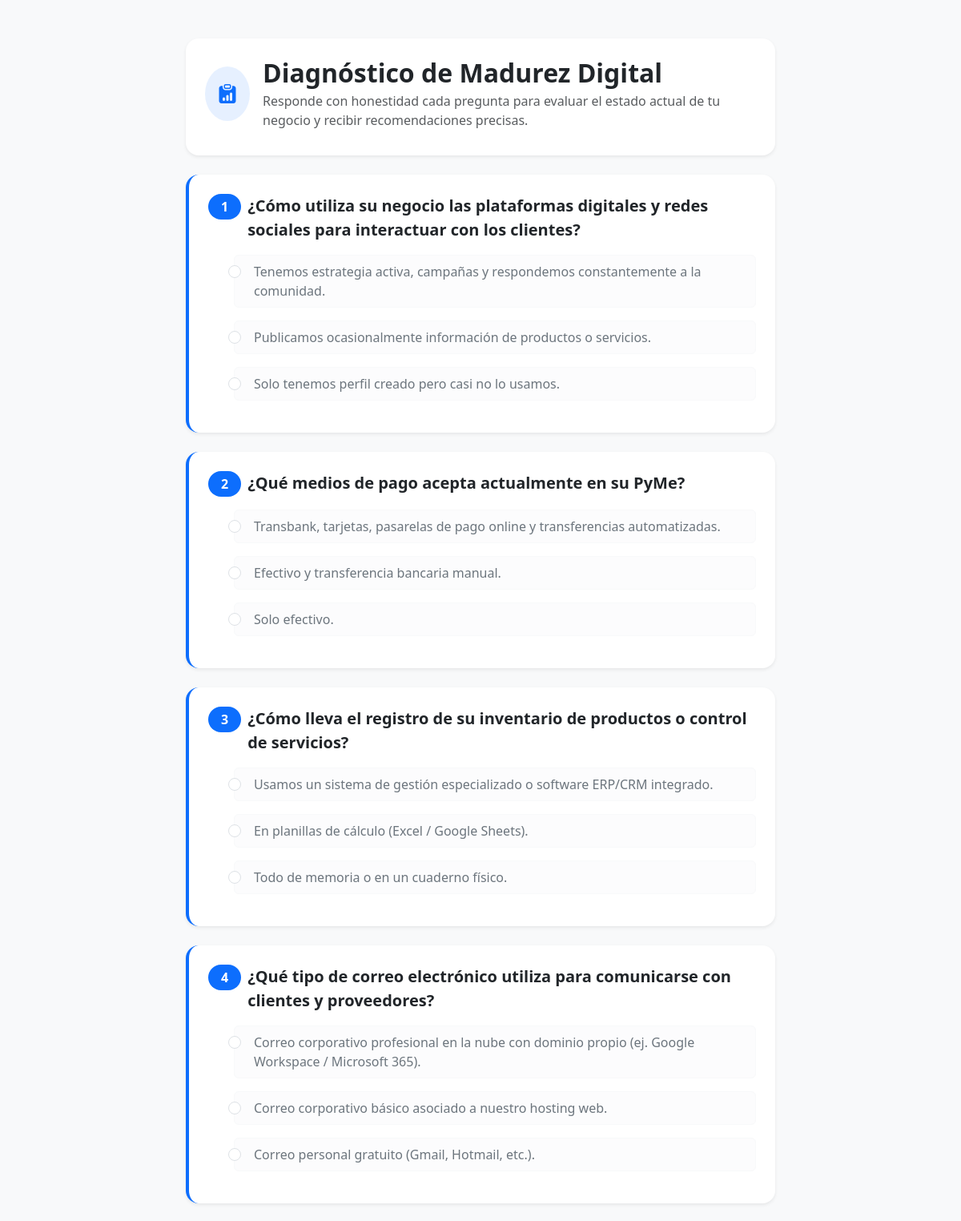
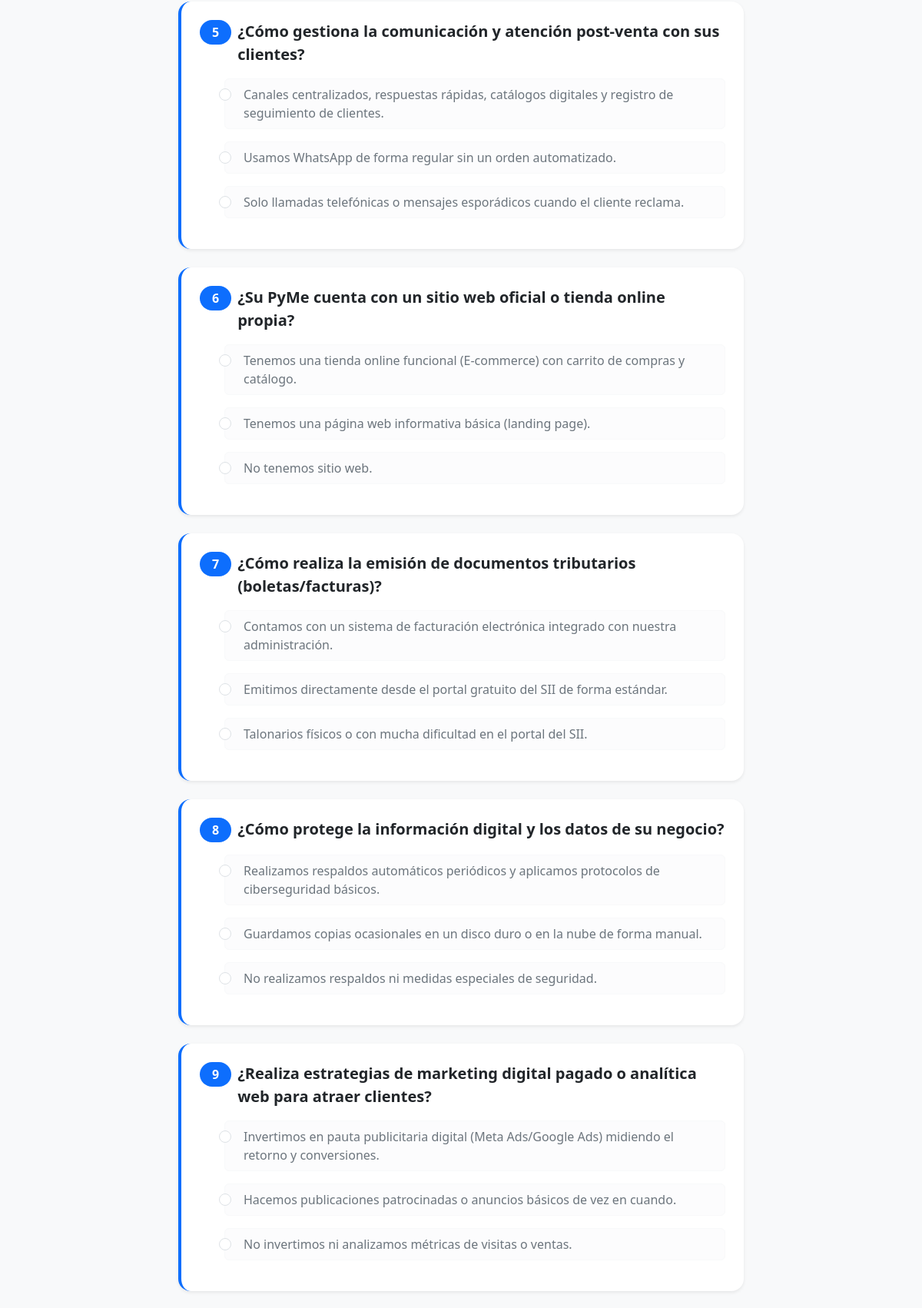
The page /pyme/2/diagnostico/ (upper part) on the database its author committed (2 pictures, top to bottom).
### prisma/models.py (models this page shows, shortened)
class Pregunta(models.Model):
    enunciado = models.TextField()
    categoria = models.CharField(max_length=100)

class Opcion(models.Model):
    pregunta = models.ForeignKey(Pregunta, on_delete=models.CASCADE, related_name='opciones')
    texto_opcion = models.CharField(max_length=255) # Ej: "Lo hacemos todo en un cuaderno"
    puntaje = models.IntegerField(default=1)         # El puntaje oculto (ej: 1, 3, 5)

### prisma/views.py (the view, shortened to what this page needs)
# urls.py: path('pyme/<int:pyme_id>/diagnostico/', views.realizar_diagnostico, name='realizar_diagnostico'),
def realizar_diagnostico(request, pyme_id):
    pyme = get_object_or_404(Pyme, id=pyme_id)
    preguntas = Pregunta.objects.all()
    return render(request, 'prisma/realizar_diagnostico.html', {
        'pyme': pyme,
        'preguntas': preguntas
    })

### prisma/templates/prisma/realizar_diagnostico.html (shortened to what this page needs)
<!DOCTYPE html>
<html lang="es">
<head>
    <link href="https://cdn.jsdelivr.net/npm/bootstrap@5.3.0/dist/css/bootstrap.min.css" rel="stylesheet">
    <link rel="stylesheet" href="https://cdn.jsdelivr.net/npm/bootstrap-icons@1.10.5/font/bootstrap-icons.css">
</head>
<body class="bg-light py-5">
    <div class="container">
        <div class="row justify-content-center mb-4">
            <div class="col-lg-8">
                <div class="card shadow-sm border-0 p-4 bg-white rounded-4">
                    <div class="d-flex align-items-center mb-2">
                        <div class="bg-primary bg-opacity-10 p-3 rounded-circle text-primary me-3 fs-4">
                            <i class="bi bi-clipboard-data-fill"></i>
                        </div>
                        <div>
                            <h2 class="fw-bold text-dark mb-1">Diagnóstico de Madurez Digital</h2>
                            <p class="text-muted mb-0">Responde con honestidad cada pregunta para evaluar el estado actual de tu negocio y recibir recomendaciones precisas.</p>
                        </div>
                    </div>
                </div>
            </div>
        </div>
        <div class="row justify-content-center">
            <div class="col-lg-8">
                <form method="POST">
                    {% for pregunta in preguntas %}
                        <div class="card question-card shadow-sm border-0 p-4 mb-4 rounded-4 bg-white">
                            <div class="d-flex align-items-start mb-3">
                                <span class="badge bg-primary rounded-pill me-2 fs-6 px-3 py-2">{{ forloop.counter }}</span>
                                <h5 class="fw-bold text-dark mb-0 lh-base">{{ pregunta.enunciado }}</h5>
                            </div>
                            <div class="ms-4 ps-2">
                                {% for opcion in pregunta.opciones.all %}
                                    <div class="form-check mb-3 py-2 px-3 rounded border border-light bg-light-subtle transition-all">
                                        <input class="form-check-input mt-1" type="radio" name="pregunta_{{ pregunta.id }}" value="{{ opcion.id }}" id="opcion_{{ opcion.id }}" required style="cursor: pointer;">
                                        <label class="form-check-label text-secondary ms-2 w-100" for="opcion_{{ opcion.id }}" style="cursor: pointer;">
                                            {{ opcion.texto_opcion }}
                                        </label>
                                    </div>
                                {% endfor %}
                            </div>
                        </div>
                    {% endfor %}
                </form>
            </div>
        </div>
    </div>
</body>
</html>

### prisma/templates/prisma/realizar_diagnostico.html (style rules this page uses)
.question-card { transition: all 0.2s ease-in-out; border-left: 4px solid #0d6efd !important; }

### rows shown on the page
Pregunta: enunciado "¿Cómo utiliza su negocio las plataformas digitales y redes sociales para interactuar con los clientes?"
Opcion: texto_opcion "Tenemos estrategia activa, campañas y respondemos constantemente a la comunidad."
Opcion: texto_opcion "Publicamos ocasionalmente información de productos o servicios."
Opcion: texto_opcion "Solo tenemos perfil creado pero casi no lo usamos."
Pregunta: enunciado "¿Qué medios de pago acepta actualmente en su PyMe?"
Opcion: texto_opcion "Transbank, tarjetas, pasarelas de pago online y transferencias automatizadas."
Opcion: texto_opcion "Efectivo y transferencia bancaria manual."
Opcion: texto_opcion "Solo efectivo."
Pregunta: enunciado "¿Cómo lleva el registro de su inventario de productos o control de servicios?"
Opcion: texto_opcion "Usamos un sistema de gestión especializado o software ERP/CRM integrado."
Opcion: texto_opcion "En planillas de cálculo (Excel / Google Sheets)."
Opcion: texto_opcion "Todo de memoria o en un cuaderno físico."
Pregunta: enunciado "¿Qué tipo de correo electrónico utiliza para comunicarse con clientes y proveedores?"
Opcion: texto_opcion "Correo corporativo profesional en la nube con dominio propio (ej. Google Workspace / Microsoft 365)."
Opcion: texto_opcion "Correo corporativo básico asociado a nuestro hosting web."
Opcion: texto_opcion "Correo personal gratuito (Gmail, Hotmail, etc.)."
Pregunta: enunciado "¿Cómo gestiona la comunicación y atención post-venta con sus clientes?"
Opcion: texto_opcion "Canales centralizados, respuestas rápidas, catálogos digitales y registro de seguimiento de clientes."
Opcion: texto_opcion "Usamos WhatsApp de forma regular sin un orden automatizado."
Opcion: texto_opcion "Solo llamadas telefónicas o mensajes esporádicos cuando el cliente reclama."
Pregunta: enunciado "¿Su PyMe cuenta con un sitio web oficial o tienda online propia?"
Opcion: texto_opcion "Tenemos una tienda online funcional (E-commerce) con carrito de compras y catálogo."
Opcion: texto_opcion "Tenemos una página web informativa básica (landing page)."
Opcion: texto_opcion "No tenemos sitio web."
Pregunta: enunciado "¿Cómo realiza la emisión de documentos tributarios (boletas/facturas)?"
Opcion: texto_opcion "Contamos con un sistema de facturación electrónica integrado con nuestra administración."
Opcion: texto_opcion "Emitimos directamente desde el portal gratuito del SII de forma estándar."
Opcion: texto_opcion "Talonarios físicos o con mucha dificultad en el portal del SII."
Pregunta: enunciado "¿Cómo protege la información digital y los datos de su negocio?"
Opcion: texto_opcion "Realizamos respaldos automáticos periódicos y aplicamos protocolos de ciberseguridad básicos."
Opcion: texto_opcion "Guardamos copias ocasionales en un disco duro o en la nube de forma manual."
Opcion: texto_opcion "No realizamos respaldos ni medidas especiales de seguridad."
Pregunta: enunciado "¿Realiza estrategias de marketing digital pagado o analítica web para atraer clientes?"
Opcion: texto_opcion "Invertimos en pauta publicitaria digital (Meta Ads/Google Ads) midiendo el retorno y conversiones."
Opcion: texto_opcion "Hacemos publicaciones patrocinadas o anuncios básicos de vez en cuando."
Opcion: texto_opcion "No invertimos ni analizamos métricas de visitas o ventas."
